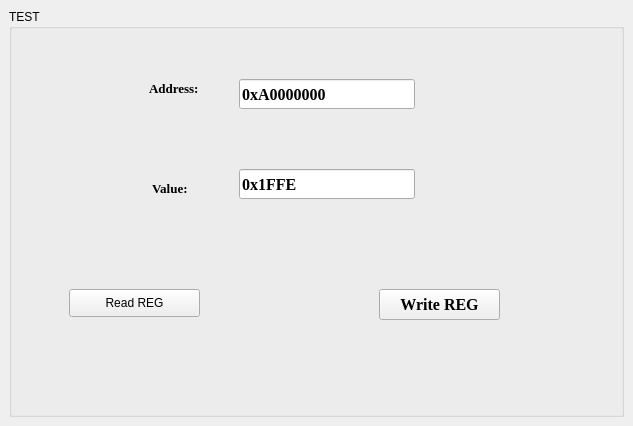
<?xml version="1.0" encoding="UTF-8"?>
<ui version="4.0">
 <class>TEST_tab</class>
 <widget class="QMainWindow" name="TEST_tab">
  <property name="geometry">
   <rect>
    <x>0</x>
    <y>0</y>
    <width>633</width>
    <height>426</height>
   </rect>
  </property>
  <property name="windowTitle">
   <string>MainWindow</string>
  </property>
  <widget class="QWidget" name="centralwidget">
   <layout class="QGridLayout" name="gridLayout">
    <item row="0" column="0">
     <widget class="QGroupBox" name="groupBox">
      <property name="title">
       <string>TEST</string>
      </property>
      <widget class="QLabel" name="label">
       <property name="geometry">
        <rect>
         <x>140</x>
         <y>70</y>
         <width>81</width>
         <height>19</height>
        </rect>
       </property>
       <property name="font">
        <font>
         <family>Times New Roman</family>
         <pointsize>10</pointsize>
         <bold>true</bold>
        </font>
       </property>
       <property name="text">
        <string>Address:</string>
       </property>
      </widget>
      <widget class="QLineEdit" name="Addr">
       <property name="geometry">
        <rect>
         <x>230</x>
         <y>70</y>
         <width>176</width>
         <height>30</height>
        </rect>
       </property>
       <property name="font">
        <font>
         <family>Times New Roman</family>
         <pointsize>12</pointsize>
         <bold>true</bold>
        </font>
       </property>
       <property name="text">
        <string>0xA0000000</string>
       </property>
      </widget>
      <widget class="QLabel" name="label_3">
       <property name="geometry">
        <rect>
         <x>140</x>
         <y>170</y>
         <width>71</width>
         <height>19</height>
        </rect>
       </property>
       <property name="font">
        <font>
         <family>Times New Roman</family>
         <pointsize>10</pointsize>
         <bold>true</bold>
        </font>
       </property>
       <property name="text">
        <string> Value:</string>
       </property>
      </widget>
      <widget class="QLineEdit" name="Value">
       <property name="geometry">
        <rect>
         <x>230</x>
         <y>160</y>
         <width>176</width>
         <height>30</height>
        </rect>
       </property>
       <property name="font">
        <font>
         <family>Times New Roman</family>
         <pointsize>12</pointsize>
         <bold>true</bold>
        </font>
       </property>
       <property name="text">
        <string>0x1FFE</string>
       </property>
      </widget>
      <widget class="QPushButton" name="test_write_btn">
       <property name="geometry">
        <rect>
         <x>370</x>
         <y>280</y>
         <width>121</width>
         <height>31</height>
        </rect>
       </property>
       <property name="font">
        <font>
         <family>Times New Roman</family>
         <pointsize>12</pointsize>
         <bold>true</bold>
        </font>
       </property>
       <property name="text">
        <string>Write REG</string>
       </property>
      </widget>
      <widget class="QPushButton" name="test_read_btn">
       <property name="geometry">
        <rect>
         <x>60</x>
         <y>280</y>
         <width>131</width>
         <height>28</height>
        </rect>
       </property>
       <property name="text">
        <string>Read REG</string>
       </property>
      </widget>
     </widget>
    </item>
   </layout>
  </widget>
 </widget>
 <resources/>
 <connections/>
</ui>
